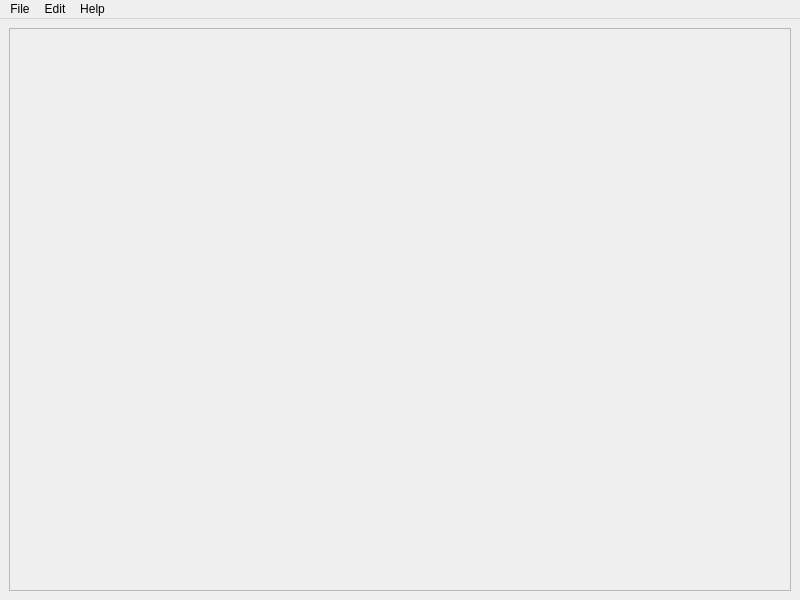
<?xml version="1.0" encoding="UTF-8"?>
<ui version="4.0">
 <class>MainWindow</class>
 <widget class="QMainWindow" name="MainWindow">
  <property name="geometry">
   <rect>
    <x>0</x>
    <y>0</y>
    <width>800</width>
    <height>600</height>
   </rect>
  </property>
  <property name="windowTitle">
   <string>vyu</string>
  </property>
  <property name="windowIcon">
   <iconset resource="../../resources.qrc">
    <normaloff>:/app/icon/src/vyu/icon/eye.svg</normaloff>:/app/icon/src/vyu/icon/eye.svg</iconset>
  </property>
  <widget class="QWidget" name="centralwidget">
   <layout class="QGridLayout" name="gridLayout">
    <item row="0" column="0">
     <widget class="QScrollArea" name="scrollArea">
      <property name="mouseTracking">
       <bool>true</bool>
      </property>
      <property name="tabletTracking">
       <bool>true</bool>
      </property>
      <property name="widgetResizable">
       <bool>true</bool>
      </property>
      <widget class="QWidget" name="scrollAreaWidgetContents_2">
       <property name="geometry">
        <rect>
         <x>0</x>
         <y>0</y>
         <width>780</width>
         <height>557</height>
        </rect>
       </property>
       <property name="mouseTracking">
        <bool>true</bool>
       </property>
       <property name="tabletTracking">
        <bool>true</bool>
       </property>
       <layout class="QGridLayout" name="gridLayout_2">
        <item row="0" column="0">
         <widget class="QLabel" name="imageViewer">
          <property name="mouseTracking">
           <bool>true</bool>
          </property>
          <property name="tabletTracking">
           <bool>true</bool>
          </property>
          <property name="autoFillBackground">
           <bool>false</bool>
          </property>
          <property name="text">
           <string/>
          </property>
         </widget>
        </item>
       </layout>
      </widget>
     </widget>
    </item>
   </layout>
  </widget>
  <widget class="QMenuBar" name="menuBar">
   <property name="geometry">
    <rect>
     <x>0</x>
     <y>0</y>
     <width>800</width>
     <height>23</height>
    </rect>
   </property>
   <widget class="QMenu" name="menuFile">
    <property name="title">
     <string>File</string>
    </property>
    <addaction name="actionOpen"/>
    <addaction name="actionExit"/>
   </widget>
   <widget class="QMenu" name="menuEdit">
    <property name="title">
     <string>Edit</string>
    </property>
    <addaction name="actionZoom_In"/>
    <addaction name="actionZoom_Out"/>
    <addaction name="actionZoom_Reset"/>
   </widget>
   <widget class="QMenu" name="menuAbout">
    <property name="title">
     <string>Help</string>
    </property>
    <addaction name="actionAbout"/>
   </widget>
   <addaction name="menuFile"/>
   <addaction name="menuEdit"/>
   <addaction name="menuAbout"/>
  </widget>
  <action name="actionOpen">
   <property name="text">
    <string>Open...</string>
   </property>
   <property name="shortcut">
    <string>Ctrl+N</string>
   </property>
  </action>
  <action name="actionExit">
   <property name="text">
    <string>Exit</string>
   </property>
   <property name="shortcut">
    <string>Ctrl+Q</string>
   </property>
  </action>
  <action name="actionZoom_In">
   <property name="text">
    <string>Zoom In</string>
   </property>
   <property name="shortcut">
    <string>Ctrl+=</string>
   </property>
  </action>
  <action name="actionZoom_Out">
   <property name="text">
    <string>Zoom Out</string>
   </property>
   <property name="shortcut">
    <string>Ctrl+-</string>
   </property>
  </action>
  <action name="actionAbout">
   <property name="text">
    <string>About</string>
   </property>
   <property name="shortcut">
    <string>Ctrl+/</string>
   </property>
  </action>
  <action name="actionZoom_Reset">
   <property name="text">
    <string>Zoom Reset</string>
   </property>
   <property name="shortcut">
    <string>Ctrl+R</string>
   </property>
  </action>
 </widget>
 <resources>
  <include location="../../resources.qrc"/>
 </resources>
 <connections/>
</ui>
